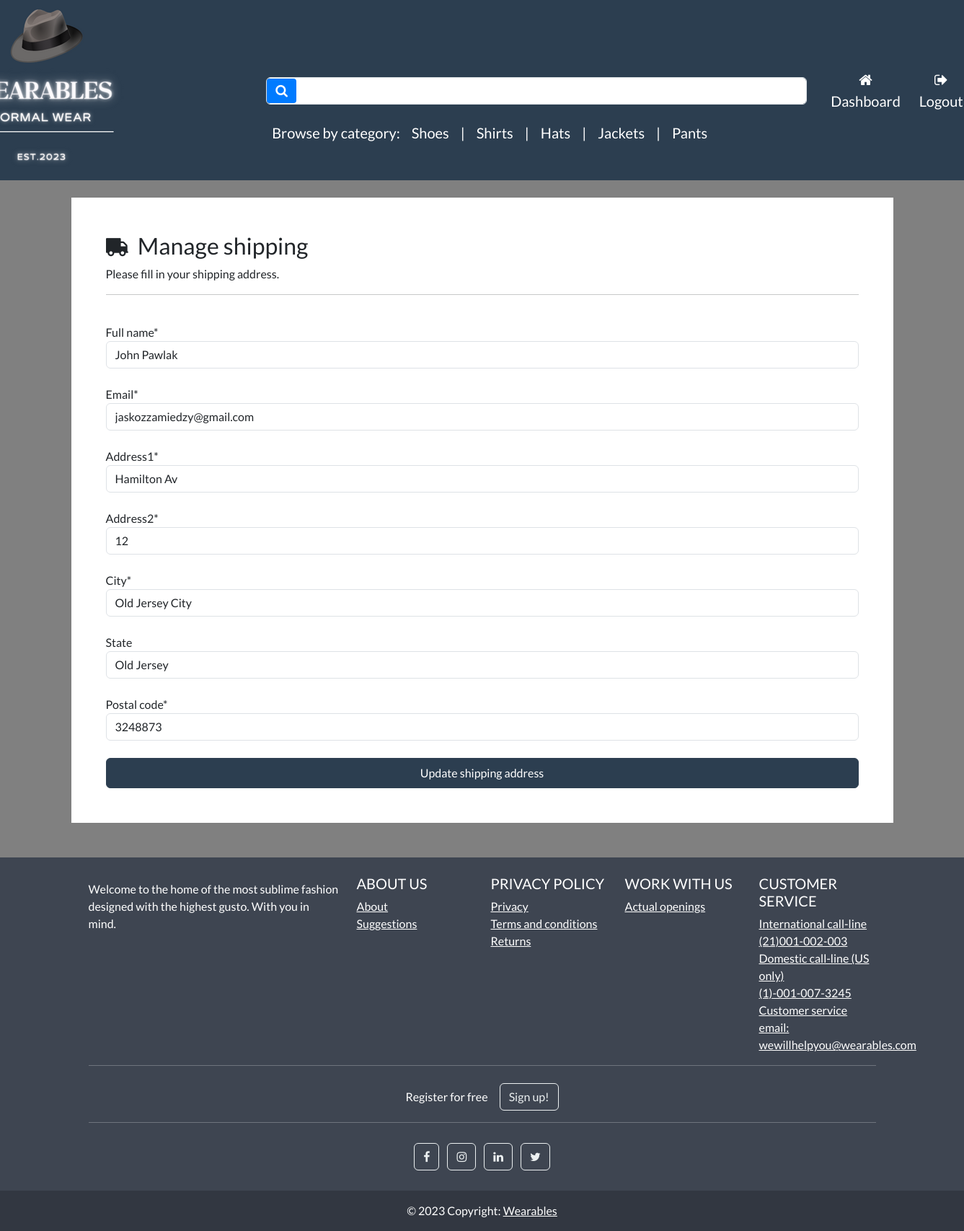
Page /account/manage-shipping (signed in) on the committed database.
### store/models.py (models this page shows, shortened)
class Category(models.Model):
    name=models.CharField(max_length=250,db_index=True)                                                                 #db index to make looking for it faster
    slug=models.SlugField(max_length=250,unique=True)                                                                   #unique cause only one category for every product
    class Meta:
        verbose_name_plural = 'categories'                                                                              #django by default adds an s to category name
    def get_absolute_url(self):                                                                                         #dynamic links for categories
        return reverse('list-category',args=[self.slug])

### payment/models.py (models this page shows, shortened)
class ShippingAddress(models.Model):
    full_name=models.CharField(max_length=300)
    email = models.EmailField(max_length=255)
    address1 = models.CharField(max_length=300)
    address2 = models.CharField(max_length=300)                                                                         #2nd address for more flexibility in case there is more
    city = models.CharField(max_length=255)
    postal_code = models.CharField(max_length=255)
    state = models.CharField(max_length=255, null=True, blank=True)
    user = models.ForeignKey(User, on_delete=models.CASCADE,null=True, blank=True)                                      #cascade= when user deletes his account shipping details get
    class Meta:                                                                                                         # choosing the plural of "Shipping Address"
        verbose_name_plural = 'Shipping Address'

### account/views.py (the view, shortened to what this page needs)
# urls.py: path('manage-shipping', views.manage_shipping, name='manage-shipping'),                                         #Shipping management url
@login_required(login_url='my-login')                                                                                   #only logged in users can access this
def manage_shipping(request):
    try:
        shipping =  ShippingAddress.objects.get(user=request.user.id)                                                   # checkng whether a logged in user has already entered
    except ShippingAddress.DoesNotExist:
        shipping = None                                                                                                 #user account no shipping info
    form = ShippingForm(instance=shipping)                                                                              #if there is info then the form gets prefilled, if there is none it does not
    context = {'form':form}
    return render (request, 'account/manage-shipping.html', context=context)

### payment/forms.py
class ShippingForm(forms.ModelForm):
    class Meta:
        model = ShippingAddress
        fields = ['full_name','email','address1','address2','city','postal_code','state']
        exclude = ['user']

### cart/cart.py (called while the page is built)
    def __len__(self):                                                                                #total length of products in a session
        return sum(item['qty'] for item in self.cart.values())                                        #total number of items in a shopping cart

### cart/context_processors.py (called while the page is built)
def cart(request):
    return {'cart':Cart(request)}

### store/views.py (called while the page is built)
def categories(request):
    all_categories=Category.objects.all()                                                                               #select all categories
    return {'all_categories': all_categories}

### account/templates/account/manage-shipping.html (shortened to what this page needs)
{% extends "store/base.html" %}
{% load static %}
{% load crispy_forms_tags %}
{% block content %}
    <body>
        <br>
        <div class="container bg-white shadow-md p-5 form-layout">
        <h3><i class="fa fa-truck fa-flip-horizontal" aria-hidden="true"></i> &nbsp;Manage shipping</h3>
            <p>Please fill in your shipping address.</p>
            <hr>
            <br>
            <form method="POST" autocomplete="off">
                {{form.full_name|as_crispy_field}}
                <br>
                {{form.email|as_crispy_field}}
                <br>
                {{form.address1|as_crispy_field}}
                <br>
                {{form.address2|as_crispy_field}}
                <br>
                {{form.city|as_crispy_field}}
                <br>
                {{form.state|as_crispy_field}}
                <br>
                {{form.postal_code|as_crispy_field}}
                <br>
                <button type="submit" class="btn btn-primary navbar-btn text-white w-100 p-2">  Update shipping address </button>
            </form>
        </div>
    </body>
    <br> <br>
{% endblock %}

### store/templates/store/base.html (shortened to what this page needs)
{% load static %}
<!DOCTYPE html>
<html>
    <head>
        <link rel="stylesheet" href="https://bootswatch.com/5/flatly/bootstrap.min.css">
        <link rel="stylesheet" href="https://cdnjs.cloudflare.com/ajax/libs/font-awesome/4.7.0/css/font-awesome.min.css">
        <link rel="stylesheet" href="{%static 'css/styles.css'%}">
    </head>
<nav class="navbar navbar-expand-lg bg-primary justify-content-center" style="max-height: 250px; margin: auto;">
        <a class="navbar-brand main-heading text-white" href="{% url 'store' %}">
            <img src="{% static 'media/images/Wearables1.png' %}" alt="Your Custom Logo">
        </a>
<nav class="navbar navbar-expand-lg navbar-light bg-primary justify-content-center" style="padding-left: 150px;padding-top: 80px;">
    <div class="container navbar-light">
        <div class="search-form">
            <form class="d-flex mb-3" action="{% url 'search' %}" method="GET">
                <div style="position: relative;">
                    <button class="btn btn-primary d-flex align-items-center" type="submit" style="position: absolute; left: 1px; top: 50%; transform: translateY(-50%); border: none; background-color: #007bff; color: #fff; padding: 8px 12px; border-radius: 4px; cursor: pointer; transition: background-color 0.2s; border-radius: 4px;">
                        <i class="fa fa-search" style="font-size: 18px;" aria-hidden="true"></i>
                    </button>
                    <input class="form-control me-2" type="search" name="search_query" style="width: 750px; padding-left: 50px; background-color: #fff; color: #000;" aria-label="Search">
                </div>
            </form>
            <div class="categories-list">
                <div class="w-100 d-flex justify-content-center bg-primary">
                    <ul class="navbar-nav me-auto mb-2 mb-md-0">
                        <li class="nav-item">
                            <a class="nav-link text-white" href="" style="font-size:20px;">Browse by category:</a>
                        </li>
                        {% for category in all_categories %}
                            <li class="nav-item">
                                <a class="nav-link text-white" href="{{ category.get_absolute_url }}" style="font-size:20px;">{{ category.name|capfirst }}</a>
                            </li>
                            {% if not forloop.last %}
                                <li class="nav-item">
                                    <span class="nav-link text-white" style="font-size: 20px;"> | </span>
                                </li>
                            {% endif %}
                        {% endfor %}
                    </ul>
                </div>
            </div>
        </div>
    </div>
</nav>
        <div class="collapse navbar-collapse text-center" id="navbarNavDropdown">
            <ul class="navbar-nav ms-auto">
            {% if user.is_authenticated%}
                <li class="nav-item">
                    <a class="btn btn-alert navbar-btn text-white" type="button" style="font-size:20px;"  href="{%  url 'dashboard' %}"><i class="fa fa-home" aria-hidden="true"></i> Dashboard </a>
                </li>
            {% else %}
                 <li class="nav-item">
                    <a class="btn btn-alert navbar-btn text-white" type="button" style="font-size:20px;"  href="{%  url 'register' %}"> Register </a>
                </li>
            {% endif %}
            {% if user.is_authenticated %}
                 <li class="nav-item">
                     <a class="btn btn-alert navbar-btn text-white" type="button" style="font-size:20px;" href="{% url 'user-logout'%}"><i class="fa fa-sign-out" aria-hidden="true"></i> Logout </a>
                </li>
                {% else%}
                <li class="nav-item">
                    <a class="btn btn-alert navbar-btn text-white" type="button"  style="font-size:20px;" href="{% url 'my-login'%}"> Login </a>
                </li>
            {% endif %}
            </ul>
        </div>
    </nav>
    <body>
        {% block content %}
        {% endblock %}
    </body>
  <footer
          class="text-center text-lg-start text-white"
          style="background-color: #3e4551"
          >
    <div class="container p-4 pb-0">
      <section class="">
        <div class="row">
          <div class="col-lg-4 col-md-6 mb-4 mb-md-0">
            <p>
              Welcome to the home of the most sublime fashion designed with the highest gusto. With you in mind.
            </p>
          </div>
          <div class="col-lg-2 col-md-6 mb-4 mb-md-0">
            <h5 class="text-uppercase">About us</h5>
            <ul class="list-unstyled mb-0">
              <li>
                <a href="#!" class="text-white">About</a>
              </li>
              <li>
                <a href="#!" class="text-white">Suggestions</a>
              </li>
            </ul>
          </div>
          <div class="col-lg-2 col-md-6 mb-4 mb-md-0">
            <h5 class="text-uppercase">Privacy policy</h5>
            <ul class="list-unstyled mb-0">
              <li>
                <a href="#!" class="text-white">Privacy</a>
              </li>
              <li>
                <a href="#!" class="text-white">Terms and conditions</a>
              </li>
              <li>
                <a href="#!" class="text-white">Returns</a>
              </li>
            </ul>
          </div>
          <div class="col-lg-2 col-md-6 mb-4 mb-md-0">
            <h5 class="text-uppercase">Work with us</h5>
            <ul class="list-unstyled mb-0">
              <li>
                <a href="#!" class="text-white">Actual openings</a>
              </li>
            </ul>
          </div>
          <div class="col-lg-2 col-md-6 mb-4 mb-md-0">
            <h5 class="text-uppercase">Customer service</h5>
            <ul class="list-unstyled mb-0">
              <li>
                <a href="#!" class="text-white">International call-line</a>
              </li>
              <li>
                <a href="#!" class="text-white">(21)001-002-003</a>
              </li>
              <li>
                <a href="#!" class="text-white">Domestic call-line (US only)</a>
              </li>
              <li>
                <a href="#!" class="text-white">(1)-001-007-3245</a>
              </li>
              <li>
                <a href="#!" class="text-white">Customer service email:</a>
              </li>
                <li>
                <a href="#!" class="text-white">wewillhelpyou@wearables.com</a>
              </li>
            </ul>
          </div>
        </div>
      </section>
      <hr class="mb-4" />
      <section class="">
        <p class="d-flex justify-content-center align-items-center">
          <span class="me-3">Register for free</span>
          <button type="button" class="btn btn-outline-light btn-rounded">
            Sign up!
          </button>
        </p>
      </section>
      <hr class="mb-4" />
      <section class="mb-4 text-center">
        <a
           class="btn btn-outline-light btn-floating m-1"
           href="#!"
           role="button"
           ><i class="fa fa-facebook-f"></i
          ></a>
        <a
           class="btn btn-outline-light btn-floating m-1"
           href="#!"
           role="button"
           ><i class="fa fa-instagram"></i
          ></a>
        <a
           class="btn btn-outline-light btn-floating m-1"
           href="#!"
           role="button"
           ><i class="fa fa-linkedin"></i
          ></a>
        <a
           class="btn btn-outline-light btn-floating m-1"
           href="#!"
           role="button"
           ><i class="fa fa-twitter"></i
          ></a>
      </section>
    </div>
    <div
         class="text-center p-3"
         style="background-color: rgba(0, 0, 0, 0.2)"
         >
      © 2023 Copyright:
      <a class="text-white">Wearables</a>
    </div>
  </footer>
</html>

### account/templates/account/manage-shipping.html (style rules this page uses)
body { background-color: gray; }

### rows in the picture
Category: name "Shoes"
Category: name "Shirts"
Category: name "Hats"
Category: name "Jackets"
Category: name "Pants"
ShippingAddress: full_name "John Pawlak", email "jaskozzamiedzy@gmail.com", address1 "Hamilton Av", address2 "12", city "Old Jersey City", state "Old Jersey", postal_code "3248873"
